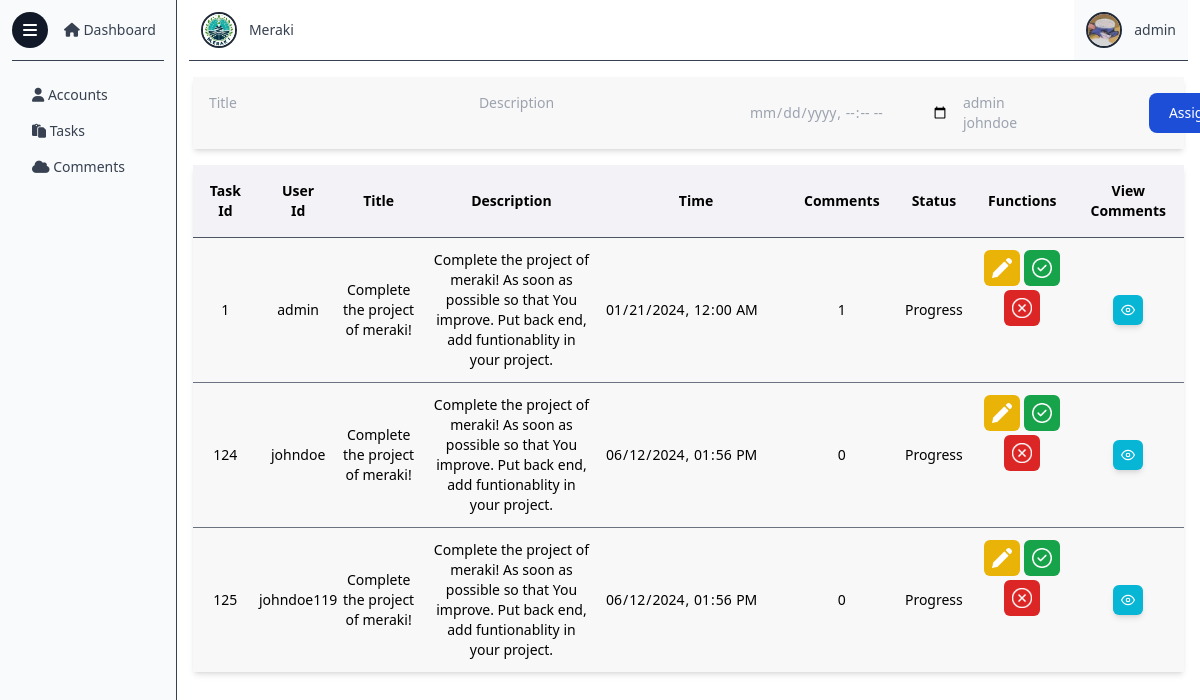
Page /tasks.php (signed in) on the committed database.
### tables this page shows
CREATE TABLE `users` (
  `id` varchar(30) NOT NULL,
  `name` varchar(30) NOT NULL,
  `email` varchar(30) NOT NULL,
  `pass` text NOT NULL,
  `img` text NOT NULL,
  `status` int(1) NOT NULL,
  `admin` int(11) NOT NULL DEFAULT 0,
  `active` int(11) NOT NULL DEFAULT 1
);

CREATE TABLE `tasks` (
  `id` varchar(30) NOT NULL,
  `task_id` int(11) NOT NULL,
  `task_title` varchar(50) NOT NULL,
  `task_desc` varchar(300) NOT NULL,
  `task_time` text NOT NULL,
  `task_status` varchar(10) NOT NULL DEFAULT 'progress'
);

### tasks.php (the view, shortened to what this page needs)
<?php
$user_id = $_SESSION["id"];
include ("partials/_dbconnect.php");
$sql = "SELECT * FROM `tasks`";
$stmt = mysqli_prepare($conn, $sql);
mysqli_stmt_execute($stmt);
$result = mysqli_stmt_get_result($stmt);
?>
<!DOCTYPE html>
<html lang="en">
<head>
    <link href="../side/style.css" rel="stylesheet">
</head>
<body class="open-sans bg-white">
    <div class="absolute top-3 left-3 z-30">
        <button class="bg-gray-900 w-9 h-9 grid place-items-center p-2 rounded-full" class="button"
            onclick="displayMenu()">
            <i class="fas fa-bars text-base text-white"></i>
        </button>
    </div>
    <div class="flex z-20 overflow-y-hidden max-h-screen">
        <?php
        include ("dashboard/_sidemenu.php");
        ?>
        <div class="overflow-y-scroll hide-scrollbar w-full">
            <header class="flex justify-between items-center mx-3">
                <a href="/" class="dashboard-link flex items-center space-x-3 p-3">
                    <img src="images/logo.jpg" alt="" class="h-9 w-9 rounded-full border-2 border-gray-800">
                    <p class="text-gray-700 text-sm">Meraki</p>
                </a>
                <div class="flex items-center space-x-3 p-3 bg-gray-50">
                    <?php
                    $sql = "SELECT * FROM `users` WHERE `id` = ?";
                    $stmt = mysqli_prepare($conn, $sql);
                    mysqli_stmt_bind_param($stmt, "s", $user_id);
                    mysqli_execute($stmt);
                    $result2 = mysqli_stmt_get_result($stmt);
                    $row2 = mysqli_fetch_assoc($result2);
                    echo '<img src="profile/images/' . $row2["img"] . '" alt="" class="h-9 w-9 rounded-full border-2 border-gray-800">
                    <p class="text-gray-700 text-sm">' . $row2["name"] . '</p>
                    ';
                    ?>
                </div>
            </header>
            <hr class="mx-3 border-t border-gray-700">
            <div class="m-4 bg-white rounded-md container min-w-[calc(100%-32px)] text-sm max-w-[calc(100%-32px)] space-y-4"
                id="user">
                <form class="w-full shadow-md bg-[#F8F8F8] flex justify-between items-center"
                    action="dashboard/_assign" method="post">
                    <div class="flex m-4 space-x-3">
                        <textarea name="title" class="bg-transparent outline-none resize-none hide-scrollbar"
                            placeholder="Title" rows="2" cols="30" minlength="10" required></textarea>
                        <textarea name="desc" class="bg-transparent outline-none resize-none hide-scrollbar"
                            placeholder="Description" rows="2" cols="30" minlength="30" required></textarea>
                        <input type="datetime-local" name="time"
                            class="bg-transparent outline-none border-none text-gray-400"
                            oninput="this.style.color='black'" required>
                        <select name="users[]"
                            class="bg-transparent outline-none min-w-40 text-gray-400 hide-scrollbar" size="2" multiple
                            required>
                            <?php
                            $sql = "SELECT * FROM `users`";
                            $stmt = mysqli_prepare($conn, $sql);
                            mysqli_stmt_execute($stmt);
                            $result2 = mysqli_stmt_get_result($stmt);
                            while ($row = mysqli_fetch_assoc($result2)) {
                                echo '<option value="' . $row["id"] . '">' . $row["id"] . '</option>';
                            }
                            ?>
                        </select>
                    </div>
                    <button type="Submit" href="/"
                        class="text-white bg-blue-700 hover:bg-blue-800 focus:ring-4 focus:outline-none focus:ring-blue-300 font-medium rounded-lg text-sm px-5 py-2.5 text-center m-3">Assign</button>
                </form>
                <table class="w-full shadow-md">
                    <thead>
                        <tr class="border-b-gray-600 border-b bg-[#F3F2F7]">
                            <th scope="col" class="p-4">Task Id</th>
                            <th scope="col" class="p-4">User Id</th>
                            <th scope="col" class="p-4">Title</th>
                            <th scope="col" class="p-4">Description</th>
                            <th scope="col" class="p-4">Time</th>
                            <th scope="col" class="p-4">Comments</th>
                            <th scope="col" class="p-4">Status</th>
                            <th scope="col" class="p-4">Functions</th>
                            <th scope="col" class="p-4">View Comments</th>
                        </tr>
                    </thead>
                    <tbody>
                        <?php
                        $i = 1;
                        while ($row = mysqli_fetch_assoc($result)) {
                            $task_id = $row["task_id"];
                            $user_id = $row["id"];
                            $title = $row["task_title"];
                            $desc = $row["task_desc"];
                            $sql = "SELECT * FROM `comments` WHERE `task_id` = '$task_id'";
                            $stmt = mysqli_prepare($conn, $sql);
                            mysqli_stmt_execute($stmt);
                            $result2 = mysqli_stmt_get_result($stmt);
                            $num = mysqli_num_rows($result2);
                            echo '<tr class="border-b-gray-500 border-b bg-[#F8F8F8] last:border-b-0">
                            <td class="text-center py-3">' . $task_id . '</td>
                            <td class="text-center py-3">' . $row["id"] . '</td>
                            <td class="text-center py-3">' . $title . '</td>
                            <td class="text-center py-3 px-3">' . $desc . '</td>
                            <td class="text-center py-3">
                                <input type="datetime-local" class="bg-transparent hide-cal py-3 outline-none border-none" value="' . $row["task_time"] . '">
                            </td>
                            <td class="text-center py-3">' . $num . '</td>
                            <td class="text-center py-3 capitalize">' . $row["task_status"] . '</td>
                            <td class="text-center py-3 space-y-1 grid place-items-center">
                                <div class="flex space-x-1">
                                <button data-modal-target="edit-modal-' . $i . '" data-modal-toggle="edit-modal-' . $i . '" href="" class="rounded-md bg-yellow-500 hover:bg-yellow-600 p-2">
                                    <img class="invert w-5" src="../images/edit.png" alt="edit">
                                </button>';
                            if ($row["task_status"] == "progress") {
                                echo '<a href="dashboard/_mark?id=' . $user_id . '&task=' . $task_id . '&mark=finished" class="rounded-md bg-green-600 hover:bg-green-700 p-2">
                                    <img class="invert w-5" src="../images/finish.png" alt="finish">
                                </a>';
                            } else if ($row["task_status"] == "finished") {
                                echo '<a href="dashboard/_mark?id=' . $user_id . '&task=' . $task_id . '&mark=progress" class="rounded-md bg-gray-500 hover:bg-gray-600 p-2">
                                    <img class="invert w-5" src="../images/restore.png" alt="restore">
                                </a>';
                            }
                            echo '</div>
                                <a href="dashboard/_delete?id=' . $user_id . '&task=' . $task_id . '" class="rounded-md bg-red-600 hover:bg-red-700 p-2">
                                    <img class="invert w-5" src="../images/delete.png" alt="delete">
                                </a>
                            </td>
                            <td class="py-3 relative">
                                <button class="absolute left-1/2 top-1/2 -translate-y-1/2 -translate-x-1/2 flex items-center p-2 text-white bg-cyan-500 shadow-md hover:bg-cyan-400 rounded-md"
                                onclick="window.location.assign(`comments?taskid=' . $task_id . '&userid=' . $user_id . '`)">
                                    <svg xmlns="http://www.w3.org/2000/svg" width="14" height="14" viewBox="0 0 24 24" fill="none"
                                    stroke="currentColor" stroke-width="2" stroke-linecap="round" stroke-linejoin="round"
                                    class="feather feather-eye">
                                    <path d="M1 12s4-8 11-8 11 8 11 8-4 8-11 8-11-8-11-8z"></path>
                                    <circle cx="12" cy="12" r="3"></circle>
                                    </svg>
                                </button>
                            </td>
                            </tr>';
                            $i++;
                        }
                        ?>
                    </tbody>
                </table>
            </div>
        </div>
    </div>
</body>
</html>

### rows in the picture
users: img (picture), name "admin"
tasks: task_id "1", id "admin", task_title "Complete the project of meraki!", task_desc "Complete the project of meraki! As soon as possible so that You improve. Put back end, add funtionablity in your project.", task_time "01/21/2024 00:00", num "1", task_status "Progress"
tasks: task_id "124", id "johndoe", task_title "Complete the project of meraki!", task_desc "Complete the project of meraki! As soon as possible so that You improve. Put back end, add funtionablity in your project.", task_time "06/12/2024 13:56", num "0", task_status "Progress"
tasks: task_id "125", id "johndoe119", task_title "Complete the project of meraki!", task_desc "Complete the project of meraki! As soon as possible so that You improve. Put back end, add funtionablity in your project.", task_time "06/12/2024 13:56", num "0", task_status "Progress"
